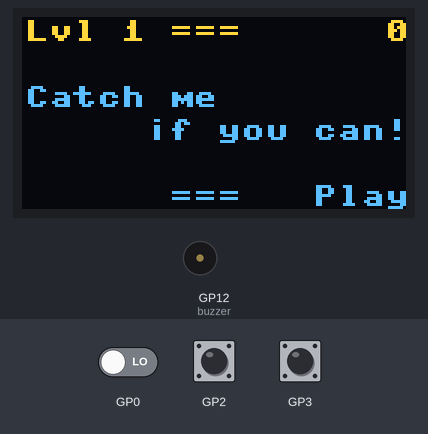
Bench run of a program on a simulated Raspberry Pi Pico running MicroPython. On the bench: 128×64 one-colour display, buzzer (waves = sounding, pin HIGH). The test bench sets the inputs (shaded band); at power-on: GP3 LOW, GP2 LOW, GP0 LOW. The OLED is the two-colour kind (top 16 rows yellow); random numbers come from a fixed seed; threads take turns every 2 ms; the clock reads 2024-03-15 10:24:30 at power-on unless the program sets it; what the program prints to the serial console is not drawn.

Above: at 1.2 s.
1.3 s: GP3 pulled HIGH for 0.15 s
At 1.63 s:
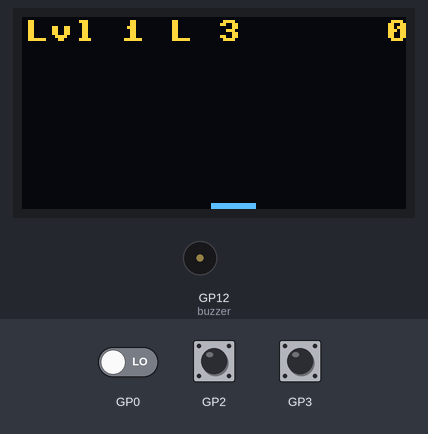
2.0 s: GP2 pulled HIGH for 0.15 s
At 2.35 s:
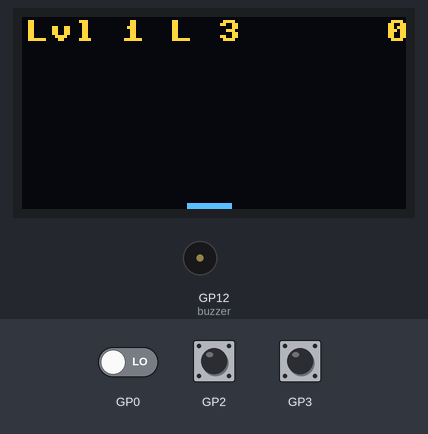
2.7 s: GP2 pulled HIGH for 1 s
At 3.86 s:
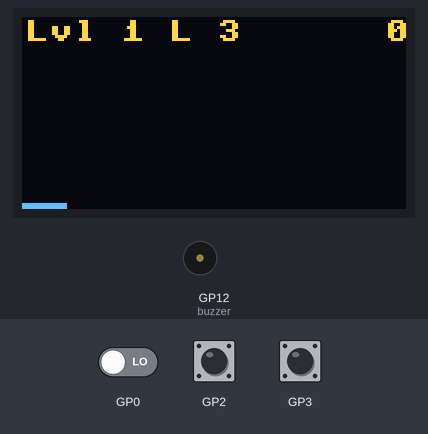
4.3 s: GP3 pulled HIGH for 1 s
At 14.1 s:
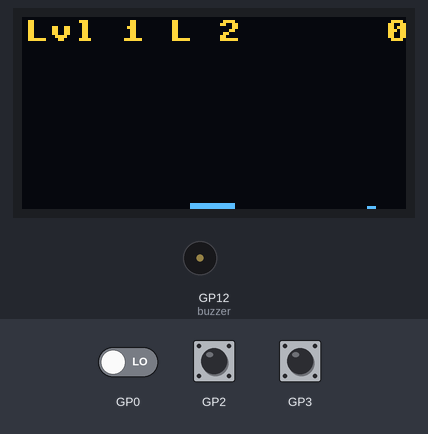
Timing chart, 0 to 15.0 s (numbered marks = the images above; inputs shaded):
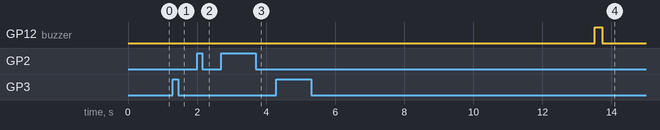

Measured:
- after the input at 1.3 s, the display: first changes after 0.07 s (image 1 shows a later state)

The program:

main.game.py
```python
"""
Using the two cores of the Pico

Simple game: catch the falling balls!

Rapberry PICO Python club

"""
from micropython import const
from machine import Pin, PWM
from utime import sleep, time, sleep_ms
import _thread, gc   #   https://domoticx.net/docs/raspberry-pi-pico-use-dualcore/
from random import randint, seed

from state import State
from display import Display, WIDTH, HEIGHT

# ic2 port and pins for the mini LCD display
dis = Display(0, 17, 16)
# the 4 buttons around the screen: GPIO0, ..., GPIO3
NB_BUTTONS = const(4)
buttons = [Pin(i, Pin.IN, Pin.PULL_DOWN) for i in range(NB_BUTTONS)]
# buzzer
buzzer = Pin(12, Pin.OUT)
game = State("Welcome")  #  Welcome --> Play -->  GameOver --> Welcome

# global variables that need to be accessible by both Core 0 and Core 1
level, LEVELUP, score = 1, const(5), 0  # level is increased every LEVELUP balls are caught
balls = []  # list of (x,y) representing the center of a ball's coordinates
# position of the racket and its size
racketX, racketY, racketSPAN = WIDTH // 2, const(64 - 2), const(7)
racketLENGTH = 2 * racketSPAN + 1
nbLifes = 3  #  number of lifes before Game Over!
runningDisplay = False   #  controls the running loop on Core 1 to display the game

def displayGameThread():
    """
    Constantly re-draw the display while in game
    No optimization but brutal "erase all and re-draw all" -->  flickering
    Shared variables are read only, so no need to declare them as global
    """
    print("Start Core 1 loop")
    while runningDisplay:
        # erase screen and write top line text
        dis.screen("", button1=f"Lvl {level}", title=f"L {nbLifes}", button2=f"{score}")
        # draw all the falling balls
        for ball in balls:
            dis.rect(ball[0] - 1, ball[1] - 1, 3, 3 , 1, True)
        # draw the racket
        dis.rect(racketX - racketSPAN, racketY, racketLENGTH, 2, 1)
        dis.show()
        if len(balls) < 40:
            sleep_ms(40 - len(balls))
    print("End Core 1 loop")

def main_loop():
    """
    Loop thru different states. When in "Play" state, perform the game actions
    :return: None
    """
    global racketX, level, score, balls, runningDisplay, nbLifes # these Global var. are read/write in this function
    displayThread = None
    MAX_RIGHT, GC_FREQ = const(WIDTH - racketSPAN), const(300)
    caughtThisTime = 0  #  count the number of balls caught to decide if level up is necessary
    gameSpeed = max(5, 10 - level)  # inversely proportional to level
    callGC = GC_FREQ  #  counter to decide when to call the garbage collector - important when running on 2 cores

    while True:
        sleep_ms(max(6, 12 - level)) #  sleep period reduces with level hence the game accelerates in higher levels
        if callGC == 0:
            gc.collect()
            callGC = GC_FREQ
        else:
            callGC -= 1

        # different state of the game - "Play" should be first
        if game == "Play":
            if game.firstTime:
                level, score = 1, 0         # new game starts: erase previous scores
                balls = []                  # no balls for now....
                racketX = WIDTH // 2        # centers the racket
                nbLifes = 3                 # full life number
                runningDisplay = True
                displayThread = _thread.start_new_thread(displayGameThread, ())  #  start thread on Core 1
                game.firstTime = False
            elif buttons[2].value() and not buttons[3].value(): # only left button pressed (btn3)
                if racketX > racketSPAN: racketX -= 1
            elif not buttons[2].value() and buttons[3].value(): # only right button pressed (btn4)
                if racketX < MAX_RIGHT: racketX += 1
            elif buttons[0].value() and buttons[1].value(): # end game when both btn1 and btn2 are pressed
                game.changeTo("GameOver")

            # all the balls go down by one pixel, while checking if touching bottom or racket
            if gameSpeed == 0:  #  only at regular interval, inversely proportional to level
                newBalls = []
                for ball in balls:
                    if ball[1] == HEIGHT: # a ball has reached the bottom!!! We loose a life... maybe the game
                        nbLifes -= 1
                        if nbLifes == 0:
                            game.changeTo("GameOver")
                        else:
                            buzzer.on()
                            sleep(0.2)
                            buzzer.off()
                            sleep(0.8)
                            balls = [] # no more balls in flight
                        continue # exit this for loop

                    elif ball[1] >= HEIGHT - 2 and racketX - racketSPAN - 1 <= ball[0] <= racketX + racketSPAN + 1:
                        # yes! the racket got one ball! Increase pts by level and check if need to level up
                        score += level
                        caughtThisTime += 1
                        if caughtThisTime == LEVELUP:
                            level += 1
                            caughtThisTime = 0
                    else:
                        # just move that ball down one pixel
                        newBalls.append( (ball[0], ball[1] + 1) )
                balls = newBalls
                gameSpeed = max(5, 10 - level) # reset this counter, inversely proportional to level

                # drop a new ball if the right time is reached, at random
                if len(balls) < level and randint(1, max(20, 2 * (15 - level))) == 1:
                    balls.append((randint(10, MAX_RIGHT - 5), 15))
            else:
                gameSpeed -= 1

        elif game == "Welcome":
            if game.firstTime:
                dis.screen("\nCatch me\n     if you can!",
                           title="===", footer="===",
                           button1=f"Lvl {level}",
                           button4="Play", button2=f"{score}")  # display last level and score
                game.firstTime = False
            elif buttons[3].value():  #  press bottom right button (btn4) to start the game
                seed()  #  Initialise the random number generator
                game.changeTo("Play")

        elif game == "GameOver":
            runningDisplay = False # stop refreshing the screen, end of Core 1 loop
            sleep(0.2)
            dis.text("GAME OVER!", 30, HEIGHT // 2)
            dis.show()
            for _ in range(5):
                buzzer.on()
                sleep(0.2)
                buzzer.off()
                sleep(0.8)
            game.changeToDefault()


if __name__ == "__main__":
    main_loop()
```

state.py
```python
"""
Class to manage states for simple automation
"""
class State:
    def __init__(self, initialState, defaultSate=None):
        """
        Usually only one object is created to manage the current state.
        :param initialState:
        :param defaultSate: default state upon timer completion. If not indicated, initialState is used instead
        """
        self.lastState, self.currentState = None, initialState
        self.defaultState = defaultSate or initialState
        self.firstTime = True  # set to True when changing state

    def __eq__(self, chkState):
        """
        Syntax sugar to check the current state
        :return: true if chkStats == current state
        """
        return chkState == self.currentState

    def changeToDefault(self, t=None):
        """
        Callback function to force the current state to the default state
        """
        self.changeTo(self.defaultState)

    def changeTo(self, newState):
        """
        Change the currentState to a new given state, saving current in last State
        """
        self.lastState = self.currentState
        self.currentState = newState
        self.firstTime = True  # change to True when changing state for first time entry action
        # print("State changes from", self.lastState, "to", self.currentState)

    def __str__(self):
        return(f"currentState:{self.currentState} /  lastState={self.lastState}")
```

display.py
```python
"""
  Small python module to help managing the ssd1306 OLED display
  - multiLines: display a multi-lines text separated by \n
  - screen: display a full screen with 4 buttons, title, footer and multi-lines text
  - test: display text for testing the display capacity

  Reference: https://docs.micropython.org/en/latest/esp8266/tutorial/ssd1306.html

"""
from micropython import const
from utime import time
from machine import Pin, I2C, Timer
from ssd1306 import SSD1306_I2C

FONTSIZE=const((8, 10)) #  code to improve when we can change the font size (8px by 10px)
WIDTH=const(128)        # px ==> 16 characters
HEIGHT=const(64)        # px ==> 6 lines


class Display(SSD1306_I2C):
    def __init__(self, port, scl, sda, width=WIDTH, height=HEIGHT, freq=400000):
        i2c = I2C(port, scl=Pin(scl), sda=Pin(sda), freq=freq)
        self.fontSize = FONTSIZE  # default font size
        super().__init__(width, height, i2c)
        # self.displayoff_timer = Timer(mode=Timer.PERIODIC, period= 15 * 1000, callback=self.displayOff)
        self.displayOn()

    def displayOn(self):
        """Switch on the display and ensure 15 seconds ON"""
        self.poweron()
        self.offAt = time() + 15

    def displayOff(self, timer):
        if self.offAt and time() > self.offAt:
            self.poweroff()
            self.offAt = None

    def multiLines(self, lines, topMargin=0, leftMargin=0):
        """
        Display all the lines separated by a \n from top to bottom
        :param lines: list of str separeted by \n
        :param topMargin: top margin in pixel
        :param leftMargin: left margin in pixel
        :return:
        """
        self.displayOn()
        self.fill(0)  # erase current screen to black
        x, y = leftMargin, topMargin
        for line in lines.split('\n'):
            self.text(line, x, y)
            y += self.fontSize[1] + 1 # one extra pixel as line separator
        self.show()


    def screen(self, mLines, title="", footer="",
               button1="", button2="", button3="", button4="",
               leftMargin=1, topMargin=1):
        """
            Display the following text:

            1    Title   2
            mLine 1.......
            mLine 2.......
            mLine 3.......
            mLine 4.......
            3    Footer  4
        """
        charByLine = WIDTH // self.fontSize[0]  #  font 10 -->  8px by 10px
        nbLines = HEIGHT // self.fontSize[1] - 2  # because 1st line is for Title and last line for Footer
        t, b1, b2 = f"{title.strip():^{charByLine}}", button1.strip(), button2.strip()
        titleLine = b1 + t[len(b1):charByLine-len(b2)] + b2
        f, b3, b4 = f"{footer.strip():^{charByLine}}", button3.strip(), button4.strip()
        footerLine = b3 + f[len(b3):charByLine-len(b4)] + b4
        mLines += '\n' * nbLines
        mLines = '\n'.join([ l[:charByLine] for l in (mLines.split('\n'))[:nbLines] ])
        self.multiLines(f"""{titleLine}
{mLines}
{footerLine}""",
                        leftMargin=leftMargin, topMargin=topMargin)

    def test(self):
        """
        just to display a full text for counting characters
        with font 10px: 15char x 6.2 lines
        """
        s = "0123456789"
        l = s * 2
        t = "\n".join([l for i in range(7)])
        self.multiLines(t)

if __name__ == "__main__":
    dis = Display(0, 17, 16)
    dis.screen("\nSet to 50 C",
           title="Temp", footer="Footer",
           button1="+", button2=">",button3="-", button4="OK")
    x = 7 * FONTSIZE[0]
    y = 2 * FONTSIZE[1]
    dis.fill_rect(x,y, FONTSIZE[0],2,1)
    y = 3 * FONTSIZE[1] + 3
    dis.fill_rect(x,y,FONTSIZE[0],2,1)
    dis.show()

    from time import sleep
    sleep(3)

    dis.screen("\nSet to 50 C",
           title="Temp", footer="Footer",
           button1="+", button2=">",button3="-", button4="OK")
    x = 8 * FONTSIZE[0]
    y = 2 * FONTSIZE[1]
    dis.fill_rect(x,y, FONTSIZE[0],2,1)
    y = 3 * FONTSIZE[1] + 3
    dis.fill_rect(x,y,FONTSIZE[0],2,1)
    dis.show()


#     dis.screen("line 1 qui est tres longue\net ligne 2\nplus courte",
#                title="Title", footer="Footer",
#                button1="1", button2="2",button3="3", button4="4")
    # dsiplay as a clock
#     from time import sleep, localtime
#     try:
#         while True:
#             now = localtime()
#             dis.multiLines(f"""{now[0]}-{now[1]:02}-{now[2]:02}
# {now[3]}:{now[4]:02}:{now[5]:02}""")
#     except KeyboardInterrupt:
#         dis.screen("line 1 qui est tres longue\net ligne 2\nplus courte",
#                title="Title", footer="Footer",
#                button1="1", button2="2",button3="3", button4="4")
#         sleep(5)
    # dis.poweroff()
```
